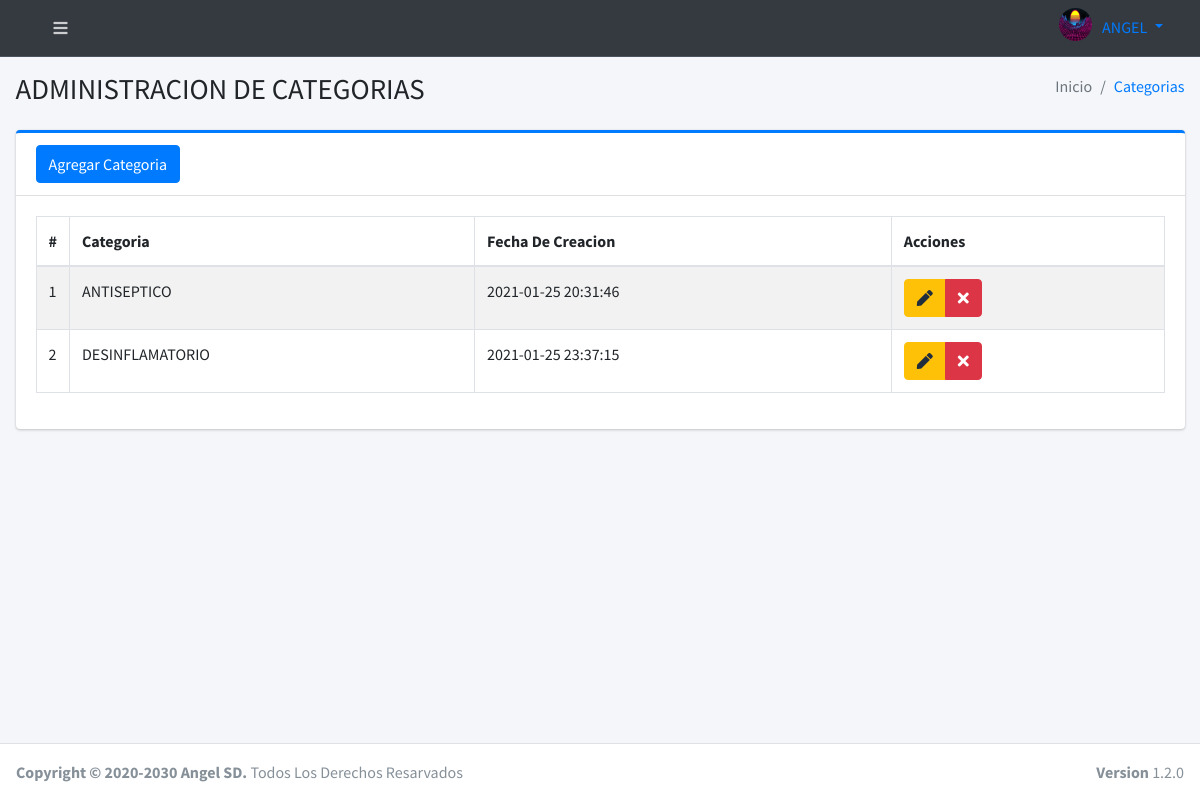
The page /categorias (signed in) on the database its author committed.
### tables this page shows
CREATE TABLE `categorias` (
  `id` int(11) NOT NULL,
  `categoria` text NOT NULL,
  `fecha` timestamp NOT NULL DEFAULT current_timestamp() ON UPDATE current_timestamp()
);

### controladores/plantilla.controlador.php (called while the page is built)
<?php
class ControladorPlantilla{
    static public function ctrPlantilla(){
        include "vistas/plantilla.php";
    }
}

### index.php (called while the page is built, shortened)
<?php
require_once "controladores/plantilla.controlador.php";
require_once "controladores/usuarios.controlador.php";
require_once "controladores/categorias.controlador.php";
require_once "controladores/productos.controlador.php";
require_once "modelos/categorias.modelo.php";
$plantilla = new ControladorPlantilla();
$plantilla->ctrPlantilla();

### controladores/categorias.controlador.php (called while the page is built, shortened)
<?php
class ControladorCategorias{
	static public function ctrMostrarCategorias($item, $valor){
		$tabla = "categorias";
		$respuesta = ModeloCategorias::mdlMostrarCategorias($tabla, $item, $valor);
		return $respuesta;
	}
}

### modelos/conexion.php (called while the page is built)
<?php
 class conexion{
 	static public function conectar(){
 		$link = new PDO("mysql:host=localhost;dbname=posf","root","");
 		$link ->exec("set names uto8");
 		 return $link;
 	}
 }

### modelos/categorias.modelo.php (called while the page is built, shortened)
<?php
require_once "conexion.php";
class ModeloCategorias{
	static public function mdlMostrarCategorias($tabla, $item, $valor){
		if($item != null){
			$stmt = Conexion::conectar()->prepare("SELECT * FROM $tabla WHERE $item = :$item");
			$stmt -> bindParam(":".$item, $valor, PDO::PARAM_STR);
			$stmt -> execute();
			return $stmt -> fetch();
		}else{
			$stmt = Conexion::conectar()->prepare("SELECT * FROM $tabla");
			$stmt -> execute();
			return $stmt -> fetchAll();
		}
	}
}

### vistas/modulos/categorias.php (the view, shortened to what this page needs)
<div class="content-wrapper">
    <section class="content-header">
        <div class="container-fluid">
            <div class="row mb-2">
                <div class="col-sm-6">
                    <h1>ADMINISTRACION DE CATEGORIAS</h1>
                </div>
                <div class="col-sm-6">
                    <ol class="breadcrumb float-sm-right">
                        <li class="breadcrumb-item active">Inicio</li>
                        <li class="breadcrumb-item"><a href="categorias">Categorias</a></li>
                    </ol>
                </div>
            </div>
        </div>
    </section>
    <section class="content">
        <div class="container-fluid">
            <div class="row">
                <div class="col-12">
                    <div class="card card-primary card-outline">
                        <div class="card-header">
                            <button class="btn btn-primary" data-toggle="modal" data-target="#modalAgregarCategoria">Agregar Categoria</button>
                        </div>
                        <div class="card-body">
                            <div class="box-body">
                                <table class="table table-bordered table-striped dt-responsive tablas tabladatatable" width="100%">
                                    <thead>
                                        <tr>
                                            <th style="width:10px">#</th>
                                            <th>Categoria</th>
                                            <th>Fecha De Creacion</th>
                                            <th>Acciones</th>
                                        </tr>
                                    </thead>
                                    <tbody>
                                        <?php
                                        $item = null;
                                        $valor = null;
                                        $categorias = ControladorCategorias::ctrMostrarCategorias($item, $valor);
                                        foreach ($categorias as $key => $value) {
                                            echo ' <tr>
                     <td>' . ($key + 1) . '</td>
                     <td class="text-uppercase">' . $value["categoria"] . '</td>
                     <td>' . $value['fecha'] . '</td>
                     <td>
                       <div class="btn-group">
                         <button class="btn btn-warning btnEditarCategoria" idCategoria="' . $value["id"] . '" data-toggle="modal" data-target="#modalEditarCategoria"><i class="fa fa-pen"></i></button>
                           <button class="btn btn-danger  btnEliminarCategoria" idCategoria="' . $value["id"] . '"><i class="fa fa-times"></i></button>
                       </div>
                   </tr>';
                                        }
                                        ?>
                                    </tbody>
                                </table>
                            </div>
                        </div>
                    </div>
                </div>
            </div>
        </div>
    </section>
</div>

### rows shown on the page
categorias: categoria "ANTISEPTICO", fecha "2021-01-25 20:31:46"
categorias: categoria "DESINFLAMATORIO", fecha "2021-01-25 23:37:15"

### other values the page prints
$_SESSION["nombre"] "ANGEL"
